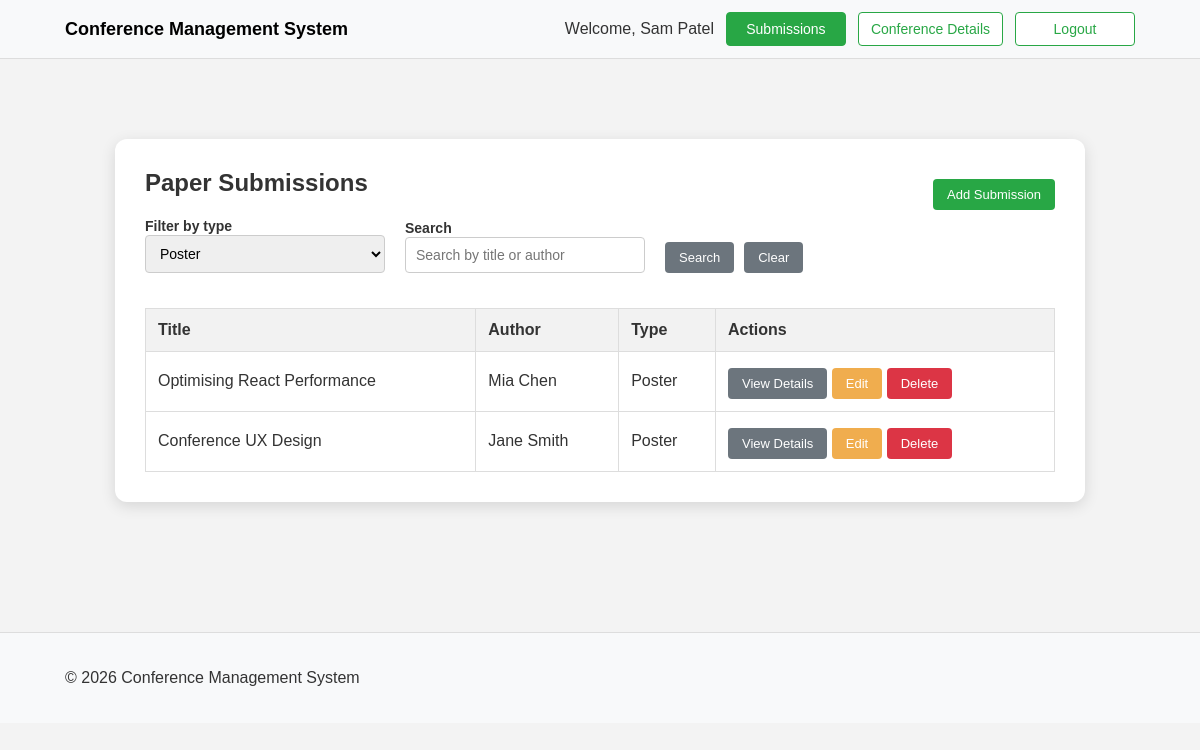
/submissions.php?type=Poster (signed in), run on the app's committed database.
### tables this page shows
CREATE TABLE Submissions (
    id INTEGER PRIMARY KEY AUTOINCREMENT,
    User_id INTEGER NOT NULL,
    title TEXT NOT NULL,
    paper_type TEXT,
    accepted BOOLEAN DEFAULT 0,
    abstract TEXT,
    FOREIGN KEY (User_id) REFERENCES Users(id)
);

CREATE TABLE Users (
    id INTEGER PRIMARY KEY AUTOINCREMENT,
    Name TEXT NOT NULL,
    Email TEXT NOT NULL UNIQUE,
    Password TEXT NOT NULL,
    affiliation TEXT,
    Role TEXT
);

### submissions.php (the view, shortened to what this page needs)
<?php
include('db_conn.php');
$search = trim($_GET['search'] ?? '');
$type = trim($_GET['type'] ?? 'all');
$sql = "
    SELECT
        s.id,
        s.title,
        s.paper_type,
        s.abstract,
        u.Name AS author_name,
        u.Email AS author_email,
        u.affiliation
    FROM Submissions s
    JOIN Users u ON s.User_id = u.id
    WHERE 1 = 1
";
$params = [];
if ($type !== 'all') {
    $sql .= " AND s.paper_type = :type";
    $params[':type'] = $type;
}
$sql .= " ORDER BY s.id ASC";
$stmt = $pdo->prepare($sql);
$stmt->execute($params);
$submissions = $stmt->fetchAll(PDO::FETCH_ASSOC);
?>
<!DOCTYPE html>
<html lang="en">
<head>
  <link rel="stylesheet" href="styles.css" />
</head>
<body>
  <?php require_once 'nav.php'; ?>
  <main class="content-area">
    <div class="wrapper">
      <div class="details-box">
        <div style="display:flex; justify-content:space-between; align-items:center; gap:16px; flex-wrap:wrap;">
          <h2>Paper Submissions</h2>
          <a href="create_submissions.php" class="success-btn">Add Submission</a>
        </div>
        <form method="get" class="filter-box">
          <div>
            <label for="typeFilter">Filter by type</label><br>
            <select id="typeFilter" name="type">
              <option value="Poster" <?php if ($type === 'Poster') echo 'selected'; ?>>Poster</option>
            </select>
          </div>
          <div>
            <label for="searchInput">Search</label><br>
            <input
              type="text"
              id="searchInput"
              name="search"
              placeholder="Search by title or author"
              value="<?php echo htmlspecialchars($search); ?>"
            />
          </div>
          <div class="filter-buttons">
            <button type="submit" class="secondary-btn">Search</button>
            <a href="submissions.php" class="detailsBtn">Clear</a>
          </div>
        </form>
        <div class="table-wrap">
          <table class="submission-table">
            <thead>
              <tr>
                <th>Title</th>
                <th>Author</th>
                <th>Type</th>
                <th>Actions</th>
              </tr>
            </thead>
            <tbody>
              <?php if (count($submissions) > 0): ?>
                <?php foreach ($submissions as $row): ?>
                  <tr>
                    <td><?php echo htmlspecialchars($row['title']); ?></td>
                    <td><?php echo htmlspecialchars($row['author_name']); ?></td>
                    <td><?php echo htmlspecialchars($row['paper_type']); ?></td>
                    <td class="actions-cell">
                      <a href="details.php?id=<?php echo $row['id']; ?>" class="detailsBtn">View Details</a>
                      <a href="update_submission.php?id=<?php echo $row['id']; ?>" class="warning-btn">Edit</a>
                      <form action="engine.php" method="post" class="delete-form" style="display:inline;">
                        <button type="submit" name="delete_submission" class="danger-btn">Delete</button>
                      </form>
                    </td>
                  </tr>
                <?php endforeach; ?>
              <?php else: ?>
                <tr>
                  <td colspan="4">No matching submissions found.</td>
                </tr>
              <?php endif; ?>
            </tbody>
          </table>
        </div>
      </div>
    </div>
  </main>
  <footer>
    <div class="container footer-row">
      <p>&copy; 2026 Conference Management System</p>
    </div>
  </footer>
</body>
</html>

### styles.css (style rules this page uses)
* { box-sizing: border-box; }
body { margin: 0; font-family: Arial, sans-serif; background-color: #f3f3f3; color: #333; }
a { text-decoration: none; color: inherit; }
.container { max-width: 1100px; margin: auto; padding: 0 15px; display: flex; justify-content: space-between; align-items: center; }
.content-area, .content-area-register { padding-top: 50px; padding-bottom: 50px; }
.wrapper { max-width: 1000px; margin: 30px auto; padding: 0 15px; }
.details-box, .form-box-register, .page-box { background: white; padding: 30px; border-radius: 12px; max-width: 1000px; margin: auto; box-shadow: 0px 4px 15px rgba(0, 0, 0, 0.12); }
h1, h2, h3 { color: #333; margin-top: 0; }
.filter-box { display: flex; gap: 20px; margin-bottom: 20px; flex-wrap: wrap; align-items: end; }
.filter-box label { font-size: 14px; font-weight: bold; }
.filter-box select, .filter-box input[type="text"] { padding: 9px 10px; width: 240px; font-size: 14px; border: 1px solid #ccc; border-radius: 4px; }
.filter-buttons { display: flex; flex-direction: row; gap: 10px; align-items: center; }
.table-wrap { overflow-x: auto; }
.submission-table { width: 100%; border-collapse: collapse; margin-top: 15px; background: #fff; }
.submission-table th, .submission-table td { border: 1px solid #ddd; padding: 12px; text-align: left; vertical-align: middle; }
.submission-table th { background-color: #f2f2f2; font-weight: bold; }
.actions-cell { white-space: nowrap; }
.primary-btn, .secondary-btn, .success-btn, .warning-btn, .danger-btn, .detailsBtn { display: inline-block; padding: 8px 14px; font-size: 13px; border-radius: 4px; cursor: pointer; border: none; text-decoration: none; margin-top: 4px; }
.secondary-btn { background-color: #6c757d; color: white; }
.success-btn { background-color: #28a745; color: white; }
.warning-btn { background-color: #f0ad4e; color: white; }
.danger-btn { background-color: #dc3545; color: white; }
.detailsBtn { background-color: #6c757d; color: white; }
footer { padding: 20px; background-color: #f8f9fa; margin-top: 50px; border-top: 1px solid #ddd; }
.footer-row { width: 100%; text-align: center; }

### data on the page
submissions: title "Optimising React Performance", User.Name "Mia Chen", paper_type "Poster"
submissions: title "Conference UX Design", User.Name "Jane Smith", paper_type "Poster"

### other printed values
$_SESSION["user_name"] "Sam Patel"
